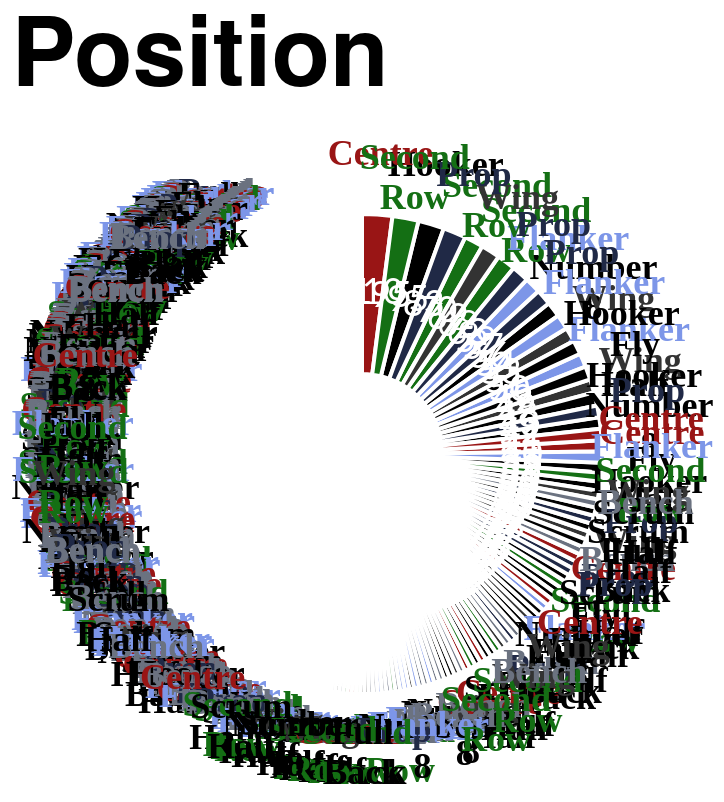

Specify this chart in Vega-Lite:
### Vega-Lite specification from a JSON file in a GitHub repository (floating-point values rounded to 4 significant figures; data arrays with more than 128 entries replaced by an {"elided": "..."} marker saying what was removed)
{"config": {"axis": {"labelFont": "PT Sans Narrow, Helvetica Neue, Helvetica, Arial, sans-serif", "titleFont": "PT Sans Narrow, Helvetica Neue, Helvetica, Arial, sans-serif", "labelFontSize": 13, "titleFontSize": 24, "gridColor": "#202947", "gridOpacity": 0.2, "zindex": 1}, "text": {"font": "Lato, sans-serif"}, "bar": {"cornerRadiusEnd": 5}, "header": {"labelFont": "PT Sans Narrow, Helvetica Neue, Helvetica, Arial, sans-serif", "titleFont": "PT Sans Narrow, Helvetica Neue, Helvetica, Arial, sans-serif", "labelFontSize": 24, "titleFontSize": 28, "labelFontWeight": "bold", "orient": "left"}, "legend": {"labelFont": "PT Sans Narrow, Helvetica Neue, Helvetica, Arial, sans-serif", "titleFont": "PT Sans Narrow, Helvetica Neue, Helvetica, Arial, sans-serif", "labelFontSize": 14, "titleFontSize": 16, "titlePadding": 5, "fillColor": "white", "strokeColor": "black", "padding": 10, "titleFontWeight": "lighter", "titleFontStyle": "italic", "titleColor": "gray", "offset": 10}, "title": {"font": "PT Sans Narrow, Helvetica Neue, Helvetica, Arial, sans-serif", "fontSize": 48, "fontWeight": "bold", "anchor": "start", "align": "center", "titlePadding": 20, "subtitlePadding": 10, "subtitleFontSize": 13, "subtitleColor": "", "subtitleFontStyle": "italic", "offset": 15, "color": "black"}, "axisX": {"labelAngle": 0}, "facet": {"title": null, "header": null, "align": {"row": "each", "column": "each"}}, "resolve": {"scale": {"y": "independent", "facet": "independent"}}, "background": "transparent", "scale": {"offsetBandPaddingOuter": 0.2, "offsetBandPaddingInner": 0.1}, "view": {"stroke": null, "background": "transparent"}}, "layer": [{"mark": {"type": "arc", "innerRadius": 40, "outerRadius": 120, "stroke": "#ffffff", "strokeWidth": 2}, "encoding": {"color": {"field": "position", "legend": null, "scale": {"domain": ["Prop", "Flanker", "Second Row", "Centre", "Wing", "Fly Half", "Hooker", "Scrum Half", "Full Back", "Number 8", "Bench"], "range": ["#202946", "#7d96e8", "#146f14", "#991515", "#333333", "#000000", "#000000", "#000000", "#000000", "#000000", "#6b7280"]}, "sort": {"field": "sort_order", "op": "min", "order": "ascending"}, "type": "nominal"}, "order": {"field": "appearances", "sort": "ascending", "type": "quantitative"}, "theta": {"field": "appearances", "sort": "descending", "stack": true, "title": "Appearances", "type": "quantitative"}, "tooltip": [{"field": "player", "title": "Player", "type": "nominal"}, {"field": "position", "title": "Position", "type": "nominal"}, {"field": "appearances", "title": "Appearances", "type": "quantitative"}]}}, {"mark": {"type": "text", "dy": -5, "font": "PT Sans Narrow", "fontSize": 18, "fontWeight": "bold", "radius": 145}, "encoding": {"color": {"field": "position", "legend": null, "scale": {"domain": ["Prop", "Flanker", "Second Row", "Centre", "Wing", "Fly Half", "Hooker", "Scrum Half", "Full Back", "Number 8", "Bench"], "range": ["#202946", "#7d96e8", "#146f14", "#991515", "#333333", "#000000", "#000000", "#000000", "#000000", "#000000", "#6b7280"]}, "type": "nominal"}, "opacity": {"condition": {"test": "datum.appearances > 2", "value": 1}, "value": 0}, "order": {"field": "appearances", "sort": "ascending", "type": "quantitative"}, "text": {"field": "position_label", "type": "nominal"}, "theta": {"field": "appearances", "sort": "descending", "stack": true, "title": "Appearances", "type": "quantitative"}}, "transform": [{"calculate": "split(datum.position, ' ')", "as": "position_label"}]}, {"mark": {"type": "text", "color": "white", "fontSize": 18, "radius": 80}, "encoding": {"order": {"field": "appearances", "sort": "ascending", "type": "quantitative"}, "text": {"field": "appearances", "type": "nominal"}, "theta": {"field": "appearances", "sort": "descending", "stack": true, "title": "Appearances", "type": "quantitative"}}}], "data": {"name": "data-3a80c77e1bb827c20f73bb7ee42b735b"}, "height": 300, "resolve": {"scale": {"color": "shared"}}, "title": "Position", "width": 300, "$schema": "https://vega.github.io/schema/vega-lite/v5.20.1.json", "datasets": {"data-3a80c77e1bb827c20f73bb7ee42b735b": {"elided": "769 records"}}}
